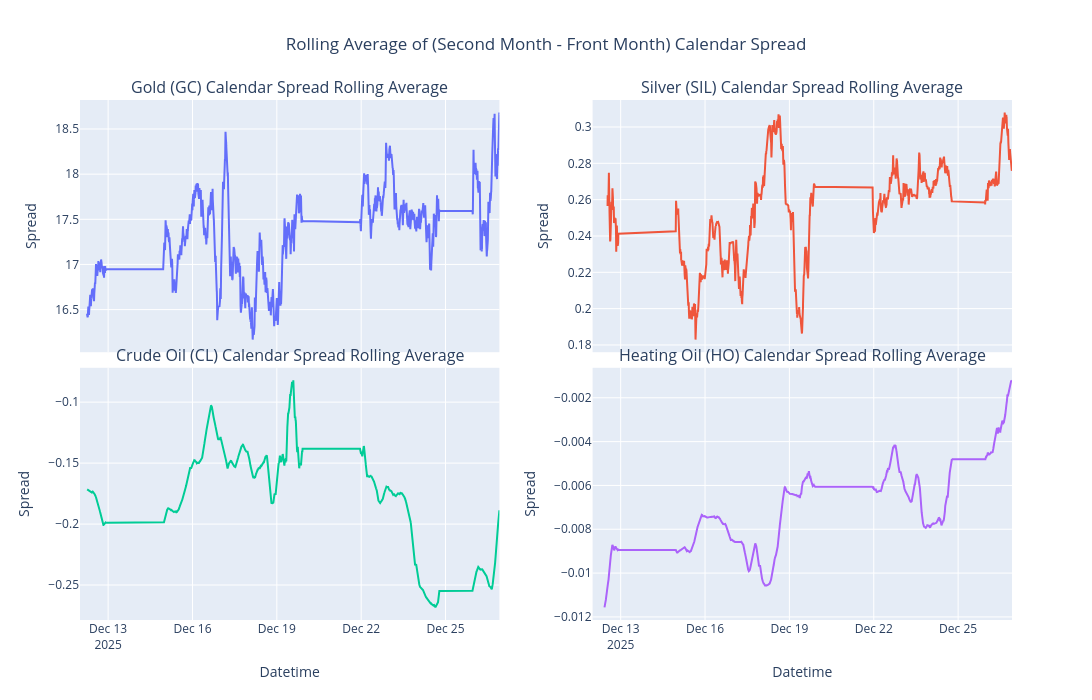

The notebook cell saved with this chart:
### Code cell
# The rolling average N value
N = 60 * 6 #approximately 6 hours

# Calculate the rolling average of the calendar spread for each symbol
GC['rolling_avg'] = GC['calendar_spread'].transform(lambda x: x.rolling(window=N).mean().shift(1))
SIL['rolling_avg'] = SIL['calendar_spread'].transform(lambda x: x.rolling(window=N).mean().shift(1))
CL['rolling_avg'] = CL['calendar_spread'].transform(lambda x: x.rolling(window=N).mean().shift(1))
HO['rolling_avg'] = HO['calendar_spread'].transform(lambda x: x.rolling(window=N).mean().shift(1))

# Rolling average plots
fig = make_subplots(
    rows=2, cols=2,
    shared_xaxes=True,
    vertical_spacing=0.03,
    subplot_titles=(
        "Gold (GC) Calendar Spread Rolling Average",
        "Silver (SIL) Calendar Spread Rolling Average",
        "Crude Oil (CL) Calendar Spread Rolling Average",
        "Heating Oil (HO) Calendar Spread Rolling Average"
    )
)

fig.add_scatter(
    x=GC.index,
    y=GC['rolling_avg'],
    mode='lines',
    name='GC',
    row=1, col=1
)
fig.add_scatter(
    x=SIL.index,
    y=SIL['rolling_avg'],
    mode='lines',
    name='SIL',
    row=1, col=2
)
fig.add_scatter(
    x=CL.index,
    y=CL['rolling_avg'],
    mode='lines',
    name='CL',
    row=2, col=1
)
fig.add_scatter(
    x=HO.index,
    y=HO['rolling_avg'],
    mode='lines',
    name='HO',
    row=2, col=2
)

fig.update_layout(
    height=700,
    width=1350,
    showlegend=False,
    title_text="Rolling Average of (Second Month - Front Month) Calendar Spread",
    title_x=0.5
)
fig.update_xaxes(title_text="Datetime", row=2, col=1)
fig.update_xaxes(title_text="Datetime", row=2, col=2)
fig.update_yaxes(title_text="Spread", row=1, col=1)
fig.update_yaxes(title_text="Spread", row=1, col=2)
fig.update_yaxes(title_text="Spread", row=2, col=1)
fig.update_yaxes(title_text="Spread", row=2, col=2)

fig.show()

### Figure 1 — Plotly figure (JSON) as saved in the notebook; plotly's stock layout.template omitted (floating-point values rounded to 4 significant figures; data arrays with more than 128 entries replaced by an {"elided": "..."} marker saying what was removed)
{"data": [{"mode": "lines", "name": "GC", "type": "scatter", "x": {"elided": "13543 str values"}, "xaxis": "x", "y": {"elided": "13543 float values"}, "yaxis": "y"}, {"mode": "lines", "name": "SIL", "type": "scatter", "x": {"elided": "7154 str values"}, "xaxis": "x2", "y": {"elided": "7154 float values"}, "yaxis": "y2"}, {"mode": "lines", "name": "CL", "type": "scatter", "x": {"elided": "13413 str values"}, "xaxis": "x3", "y": {"elided": "13413 float values"}, "yaxis": "y3"}, {"mode": "lines", "name": "HO", "type": "scatter", "x": {"elided": "9766 str values"}, "xaxis": "x4", "y": {"elided": "9766 float values"}, "yaxis": "y4"}], "layout": {"annotations": [{"font": {"size": 16}, "showarrow": false, "text": "Gold (GC) Calendar Spread Rolling Average", "x": 0.225, "xanchor": "center", "xref": "paper", "y": 1, "yanchor": "bottom", "yref": "paper"}, {"font": {"size": 16}, "showarrow": false, "text": "Silver (SIL) Calendar Spread Rolling Average", "x": 0.775, "xanchor": "center", "xref": "paper", "y": 1, "yanchor": "bottom", "yref": "paper"}, {"font": {"size": 16}, "showarrow": false, "text": "Crude Oil (CL) Calendar Spread Rolling Average", "x": 0.225, "xanchor": "center", "xref": "paper", "y": 0.485, "yanchor": "bottom", "yref": "paper"}, {"font": {"size": 16}, "showarrow": false, "text": "Heating Oil (HO) Calendar Spread Rolling Average", "x": 0.775, "xanchor": "center", "xref": "paper", "y": 0.485, "yanchor": "bottom", "yref": "paper"}], "height": 700, "showlegend": false, "title": {"text": "Rolling Average of (Second Month - Front Month) Calendar Spread", "x": 0.5}, "width": 1350, "xaxis": {"anchor": "y", "domain": [0, 0.45], "matches": "x3", "showticklabels": false}, "xaxis2": {"anchor": "y2", "domain": [0.55, 1], "matches": "x4", "showticklabels": false}, "xaxis3": {"anchor": "y3", "domain": [0, 0.45], "title": {"text": "Datetime"}}, "xaxis4": {"anchor": "y4", "domain": [0.55, 1], "title": {"text": "Datetime"}}, "yaxis": {"anchor": "x", "domain": [0.515, 1], "title": {"text": "Spread"}}, "yaxis2": {"anchor": "x2", "domain": [0.515, 1], "title": {"text": "Spread"}}, "yaxis3": {"anchor": "x3", "domain": [0, 0.485], "title": {"text": "Spread"}}, "yaxis4": {"anchor": "x4", "domain": [0, 0.485], "title": {"text": "Spread"}}}}
